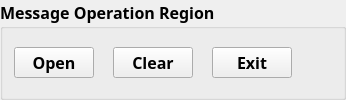
         <widget class="QGroupBox" name="dataoperation_groupBox">
          <property name="sizePolicy">
           <sizepolicy hsizetype="Preferred" vsizetype="Fixed">
            <horstretch>0</horstretch>
            <verstretch>0</verstretch>
           </sizepolicy>
          </property>
          <property name="font">
           <font>
            <family>华文新魏</family>
            <pointsize>12</pointsize>
            <weight>75</weight>
            <bold>true</bold>
           </font>
          </property>
          <property name="title">
           <string>Message Operation Region</string>
          </property>
          <layout class="QGridLayout" name="gridLayout_2">
           <item row="0" column="0">
            <layout class="QHBoxLayout" name="horizontalLayout_5">
             <item>
              <layout class="QHBoxLayout" name="horizontalLayout_4">
               <item>
                <widget class="QPushButton" name="port_button">
                 <property name="font">
                  <font>
                   <family>楷体</family>
                   <weight>75</weight>
                   <bold>true</bold>
                  </font>
                 </property>
                 <property name="text">
                  <string>Open</string>
                 </property>
                </widget>
               </item>
               <item>
                <spacer name="horizontalSpacer_3">
                 <property name="orientation">
                  <enum>Qt::Horizontal</enum>
                 </property>
                 <property name="sizeType">
                  <enum>QSizePolicy::Fixed</enum>
                 </property>
                 <property name="sizeHint" stdset="0">
                  <size>
                   <width>13</width>
                   <height>20</height>
                  </size>
                 </property>
                </spacer>
               </item>
               <item>
                <widget class="QPushButton" name="clear_button">
                 <property name="font">
                  <font>
                   <family>楷体</family>
                   <weight>75</weight>
                   <bold>true</bold>
                  </font>
                 </property>
                 <property name="text">
                  <string>Clear</string>
                 </property>
                </widget>
               </item>
               <item>
                <spacer name="horizontalSpacer_4">
                 <property name="orientation">
                  <enum>Qt::Horizontal</enum>
                 </property>
                 <property name="sizeType">
                  <enum>QSizePolicy::Fixed</enum>
                 </property>
                 <property name="sizeHint" stdset="0">
                  <size>
                   <width>13</width>
                   <height>20</height>
                  </size>
                 </property>
                </spacer>
               </item>
               <item>
                <widget class="QPushButton" name="exit_button">
                 <property name="font">
                  <font>
                   <family>楷体</family>
                   <weight>75</weight>
                   <bold>true</bold>
                  </font>
                 </property>
                 <property name="text">
                  <string>Exit</string>
                 </property>
                </widget>
               </item>
              </layout>
             </item>
             <item>
              <spacer name="horizontalSpacer_9">
               <property name="orientation">
                <enum>Qt::Horizontal</enum>
               </property>
               <property name="sizeHint" stdset="0">
                <size>
                 <width>40</width>
                 <height>20</height>
                </size>
               </property>
              </spacer>
             </item>
            </layout>
           </item>
          </layout>
         </widget>
